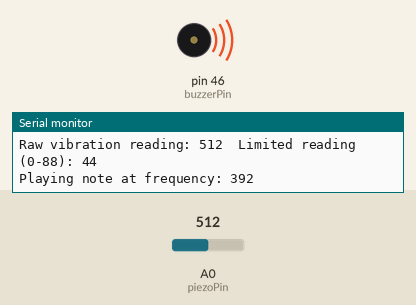
Simulated run of this sketch. Board: Arduino Mega 2560, built with avr-gcc and run on an emulated ATmega2560. Parts: buzzer (waves = sounding), the last lines printed to the serial monitor. The inputs (shaded band) are chosen by the test bench; at power-on: A0 (piezoPin) = 512.

Above: at 1.2 s.
1.3 s: A0 (piezoPin) set to 208
At 2.0 s:
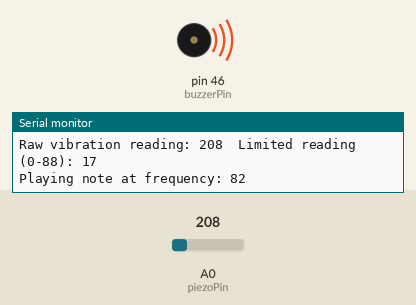
2.8 s: A0 (piezoPin) set to 189
At 3.9 s:
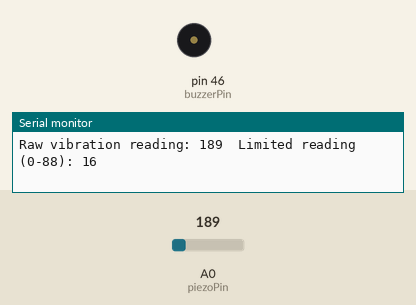
4.5 s: A0 (piezoPin) set to 210
At 5.3 s:
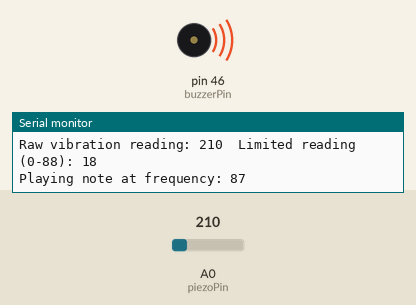
6.1 s: A0 (piezoPin) set to 190
At 7.0 s:
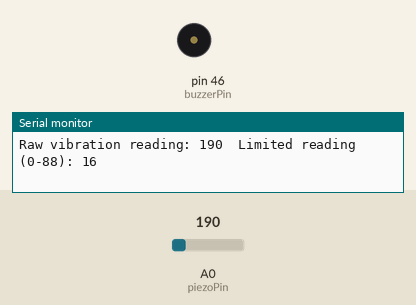
Timing chart, 0 to 8.7 s (numbered marks = the images above; inputs shaded):
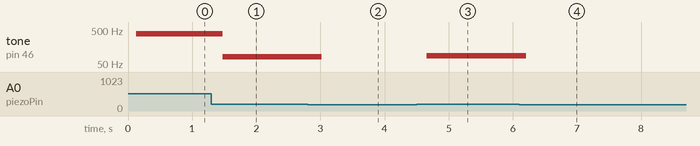

Measured:
- the behaviour switches between 201 and 200 on A0 (piezoPin) (found by bisection; images 1 and 2)
- after the input at 1.3 s, tone on pin 46 (buzzerPin): 392 Hz → 82 Hz after 0.18 s
- after the input at 2.8 s, tone on pin 46 (buzzerPin): 82 Hz → silent after 0.22 s
- after the input at 4.5 s, tone on pin 46 (buzzerPin): silent → 87 Hz after 0.16 s
- after the input at 6.1 s, tone on pin 46 (buzzerPin): 87 Hz → silent after 0.11 s

The sketch:

Piezo_Sensor.ino
```cpp
#include "pitches.h"

const int piezoPin = A0;  // The piezo sensor pin (change if needed)
const int buzzerPin = 46;  // The buzzer pin (change if needed)

// NOTES & PITCHES
int notes[] = {
  B0, C1, CS1, D1, DS1, E1, F1, FS1, G1, GS1, A1, AS1, B1,
  C2, CS2, D2, DS2, E2, F2, FS2, G2, GS2, A2, AS2, B2,
  C3, CS3, D3, DS3, E3, F3, FS3, G3, GS3, A3, AS3, B3,
  C4, CS4, D4, DS4, E4, F4, FS4, G4, GS4, A4, AS4, B4,
  C5, CS5, D5, DS5, E5, F5, FS5, G5, GS5, A5, AS5, B5,
  C6, CS6, D6, DS6, E6, F6, FS6, G6, GS6, A6, AS6, B6,
  C7, CS7, D7, DS7, E7, F7, FS7, G7, GS7, A7, AS7, B7,
  C8, CS8, D8, DS8
};

const int numNotes = sizeof(notes) / sizeof(notes[0]);

// Variables for vibration reading and filtering
int vibrationReading = 0;
int limitedReading = 0;

void setup() {
  Serial.begin(9600);
  pinMode(piezoPin, INPUT);
  pinMode(buzzerPin, OUTPUT);

  Serial.println("Piezo vibration to note demo");
}

void loop() {
  // Average 10 readings for filtering noise
  int sum = 0;
  for (int i = 0; i < 10; i++) {
    sum += analogRead(piezoPin);
    delay(10);  // Short delay between samples for smoother reading
  }
  vibrationReading = sum / 10;  // Average of 10 readings

  // Limit vibration reading to a range of 0-1023
  limitedReading = map(vibrationReading, 0, 1023, 0, numNotes - 1);

  // Print the raw and limited vibration readings to the serial monitor
  Serial.print("Raw vibration reading: ");
  Serial.print(vibrationReading);
  Serial.print("  Limited reading (0-");
  Serial.print(numNotes - 1);
  Serial.print("): ");
  Serial.println(limitedReading);

  // Play the corresponding note based on vibration
  if (vibrationReading > 200) {  // Threshold to avoid too low vibrations triggering notes
    int frequency = notes[limitedReading];
    Serial.print("Playing note at frequency: ");
    Serial.println(frequency);

    tone(buzzerPin, frequency, 300);  // Play the note for 300ms
  } else {
    noTone(buzzerPin);  // Stop the sound if no significant vibration is detected
  }

  delay(100);  // Short delay before next reading
}
```

pitches.h
```cpp
/*************************************************
   Public Constants
 *************************************************/

#define B0 31
#define C1 33
#define CS1 35
#define D1 37
#define DS1 39
#define E1 41
#define F1 44
#define FS1 46
#define G1 49
#define GS1 52
#define A1 55
#define AS1 58
#define B1 62
#define C2 65
#define CS2 69
#define D2 73
#define DS2 78
#define E2 82
#define F2 87
#define FS2 93
#define G2 98
#define GS2 104
#define A2 110
#define AS2 117
#define B2 123
#define C3 131
#define CS3 139
#define D3 147
#define DS3 156
#define E3 165
#define F3 175
#define FS3 185
#define G3 196
#define GS3 208
#define A3 220
#define AS3 233
#define B3 247
#define C4 262
#define CS4 277
#define D4 294
#define DS4 311
#define E4 330
#define F4 349
#define FS4 370
#define G4 392
#define GS4 415
#define A4 440
#define AS4 466
#define B4 494
#define C5 523
#define CS5 554
#define D5 587
#define DS5 622
#define E5 659
#define F5 698
#define FS5 740
#define G5 784
#define GS5 831
#define A5 880
#define AS5 932
#define B5 988
#define C6 1047
#define CS6 1109
#define D6 1175
#define DS6 1245
#define E6 1319
#define F6 1397
#define FS6 1480
#define G6 1568
#define GS6 1661
#define A6 1760
#define AS6 1865
#define B6 1976
#define C7 2093
#define CS7 2217
#define D7 2349
#define DS7 2489
#define E7 2637
#define F7 2794
#define FS7 2960
#define G7 3136
#define GS7 3322
#define A7 3520
#define AS7 3729
#define B7 3951
#define C8 4186
#define CS8 4435
#define D8 4699
#define DS8 4978
```
